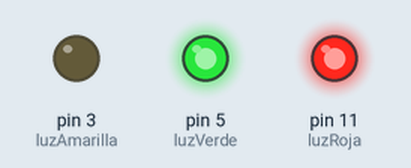
A sketch run on a simulated Arduino Uno, built with avr-gcc and run on an emulated ATmega328P. On the bench: output pins drawn as LEDs (lit = HIGH). What the sketch prints to the serial monitor is not drawn.

Above: at 2.0 s.
At 4.7 s:
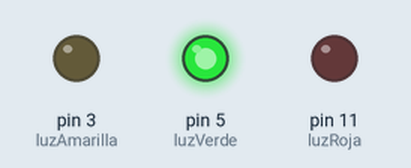
At 7.5 s:
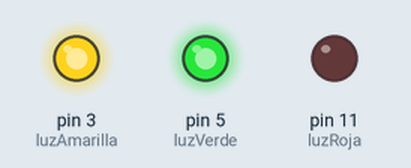
Timing chart, 0 to 10.9 s (numbered marks = the images above):
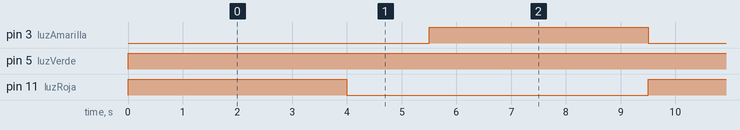

The sketch:

led_RGB_Ywrobot.ino
```cpp
// Funcionamiento de leds RGB Ywrobot.ino
// www.israelcasado.com - @israc


int luzRoja = 11;
int luzVerde = 5;
int luzAmarilla = 3;
int tiempo1 = 4000; // Tiempo color rojo y verde
int tiempo2 = 1500; // Tiempo color amarillo


void setup() {

	pinMode(luzRoja, OUTPUT);
	pinMode(luzAmarilla, OUTPUT);
	pinMode(luzVerde, OUTPUT);

	Serial.begin(9600);

}

void loop() {

	colores(255, 255, 0); // color verde
	Serial.write(1);
	delay(tiempo1);
	colores(0, 255, 0); // color amarillo
	Serial.write(2);
	delay(tiempo2);
	colores(0, 255, 255); // color rojo
	Serial.write(3);
	delay(tiempo1);

}

void colores(int rojo, int verde, int amarillo){
	analogWrite(luzRoja, rojo);
	analogWrite(luzVerde, verde);
	analogWrite(luzAmarilla, amarillo);
}
```

Measured:
- by itself, pin 3 (luzAmarilla), pin 11 (luzRoja): alternates HIGH for 4.0 s and LOW for 5.5 s
- by itself, pin 5 (luzVerde): LOW → HIGH at 0.00 s
- by itself, everything shown: repeats every 9.5 s, in 3 steps
